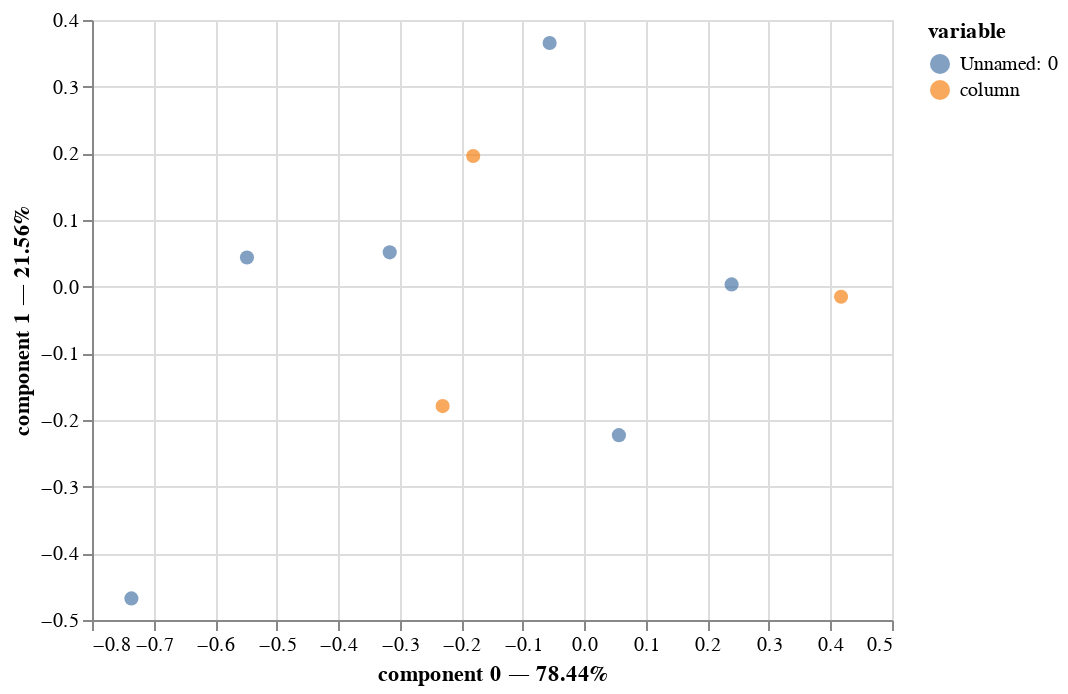

The notebook cell saved with this chart:
### Code cell
# Increase the size of the chart
plt.figure(figsize=(10, 10))

# Create Prince's chart
ca.plot(data_excel2)

### Figure 1 — Vega-Lite specification as saved in the notebook (floating-point values rounded to 4 significant figures)
{"config": {"view": {"continuousWidth": 400, "continuousHeight": 300}}, "data": {"name": "data-d4ae15014b01be9ba936888193e2f73d"}, "mark": {"type": "circle", "size": 50}, "encoding": {"color": {"field": "variable", "type": "nominal"}, "tooltip": [{"field": "variable", "type": "nominal"}, {"field": "value", "type": "nominal"}, {"field": "component 0", "type": "quantitative"}, {"field": "component 1", "type": "quantitative"}], "x": {"axis": {"title": "component 0 — 78.44%"}, "field": "component 0", "scale": {"zero": false}, "type": "quantitative"}, "y": {"axis": {"title": "component 1 — 21.56%"}, "field": "component 1", "scale": {"zero": false}, "type": "quantitative"}}, "selection": {"selector001": {"type": "interval", "bind": "scales", "encodings": ["x", "y"]}}, "$schema": "https://vega.github.io/schema/vega-lite/v4.17.0.json", "datasets": {"data-d4ae15014b01be9ba936888193e2f73d": [{"component 0": 0.2394, "component 1": 0.003432, "variable": "Unnamed: 0", "value": "Coke"}, {"component 0": -0.5482, "component 1": 0.04374, "variable": "Unnamed: 0", "value": "Diet Coke"}, {"component 0": -0.3162, "component 1": 0.05145, "variable": "Unnamed: 0", "value": "Coke Zero"}, {"component 0": -0.05634, "component 1": 0.3654, "variable": "Unnamed: 0", "value": "Pepsi"}, {"component 0": -0.736, "component 1": -0.4676, "variable": "Unnamed: 0", "value": "Diet Pepsi"}, {"component 0": 0.05624, "component 1": -0.2227, "variable": "Unnamed: 0", "value": "Pepsi Max"}, {"component 0": 0.4172, "component 1": -0.0152, "variable": "column", "value": "18 to 24"}, {"component 0": -0.1805, "component 1": 0.196, "variable": "column", "value": "25 to 49"}, {"component 0": -0.2302, "component 1": -0.1791, "variable": "column", "value": "50 or more"}]}}
